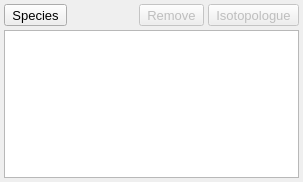
<?xml version="1.0" encoding="UTF-8"?>
<ui version="4.0">
 <class>IsotopologueSetWidget</class>
 <widget class="QWidget" name="IsotopologueSetWidget">
  <property name="geometry">
   <rect>
    <x>0</x>
    <y>0</y>
    <width>303</width>
    <height>182</height>
   </rect>
  </property>
  <property name="font">
   <font>
    <pointsize>10</pointsize>
   </font>
  </property>
  <property name="windowTitle">
   <string>Form</string>
  </property>
  <layout class="QVBoxLayout" name="verticalLayout">
   <property name="spacing">
    <number>4</number>
   </property>
   <property name="leftMargin">
    <number>4</number>
   </property>
   <property name="topMargin">
    <number>4</number>
   </property>
   <property name="rightMargin">
    <number>4</number>
   </property>
   <property name="bottomMargin">
    <number>4</number>
   </property>
   <item>
    <layout class="QHBoxLayout" name="horizontalLayout_4">
     <property name="spacing">
      <number>4</number>
     </property>
     <item>
      <widget class="QToolButton" name="AddSpeciesButton">
       <property name="sizePolicy">
        <sizepolicy hsizetype="Minimum" vsizetype="Fixed">
         <horstretch>0</horstretch>
         <verstretch>0</verstretch>
        </sizepolicy>
       </property>
       <property name="toolTip">
        <string>Add a new isotopologue reference</string>
       </property>
       <property name="text">
        <string>Species</string>
       </property>
       <property name="icon">
        <iconset resource="../main.qrc">
         <normaloff>:/general/icons/add.svg</normaloff>:/general/icons/add.svg</iconset>
       </property>
       <property name="iconSize">
        <size>
         <width>16</width>
         <height>16</height>
        </size>
       </property>
       <property name="toolButtonStyle">
        <enum>Qt::ToolButtonTextBesideIcon</enum>
       </property>
      </widget>
     </item>
     <item>
      <spacer name="horizontalSpacer_2">
       <property name="orientation">
        <enum>Qt::Horizontal</enum>
       </property>
       <property name="sizeHint" stdset="0">
        <size>
         <width>40</width>
         <height>20</height>
        </size>
       </property>
      </spacer>
     </item>
     <item>
      <widget class="QToolButton" name="RemoveButton">
       <property name="enabled">
        <bool>false</bool>
       </property>
       <property name="sizePolicy">
        <sizepolicy hsizetype="Minimum" vsizetype="Fixed">
         <horstretch>0</horstretch>
         <verstretch>0</verstretch>
        </sizepolicy>
       </property>
       <property name="toolTip">
        <string>Remove the currently-selected isotopologue reference</string>
       </property>
       <property name="text">
        <string>Remove</string>
       </property>
       <property name="icon">
        <iconset resource="../main.qrc">
         <normaloff>:/general/icons/remove.svg</normaloff>:/general/icons/remove.svg</iconset>
       </property>
       <property name="iconSize">
        <size>
         <width>16</width>
         <height>16</height>
        </size>
       </property>
       <property name="toolButtonStyle">
        <enum>Qt::ToolButtonTextBesideIcon</enum>
       </property>
      </widget>
     </item>
     <item>
      <widget class="QToolButton" name="AddIsotopologueButton">
       <property name="enabled">
        <bool>false</bool>
       </property>
       <property name="sizePolicy">
        <sizepolicy hsizetype="Minimum" vsizetype="Fixed">
         <horstretch>0</horstretch>
         <verstretch>0</verstretch>
        </sizepolicy>
       </property>
       <property name="toolTip">
        <string>Add a new isotopologue reference</string>
       </property>
       <property name="text">
        <string>Isotopologue</string>
       </property>
       <property name="icon">
        <iconset resource="../main.qrc">
         <normaloff>:/general/icons/add.svg</normaloff>:/general/icons/add.svg</iconset>
       </property>
       <property name="iconSize">
        <size>
         <width>16</width>
         <height>16</height>
        </size>
       </property>
       <property name="toolButtonStyle">
        <enum>Qt::ToolButtonTextBesideIcon</enum>
       </property>
      </widget>
     </item>
    </layout>
   </item>
   <item>
    <widget class="QTreeView" name="IsotopologueTree">
     <property name="editTriggers">
      <set>QAbstractItemView::AnyKeyPressed|QAbstractItemView::DoubleClicked|QAbstractItemView::EditKeyPressed|QAbstractItemView::SelectedClicked</set>
     </property>
     <property name="selectionBehavior">
      <enum>QAbstractItemView::SelectRows</enum>
     </property>
    </widget>
   </item>
  </layout>
 </widget>
 <resources>
  <include location="../main.qrc"/>
 </resources>
 <connections/>
</ui>
